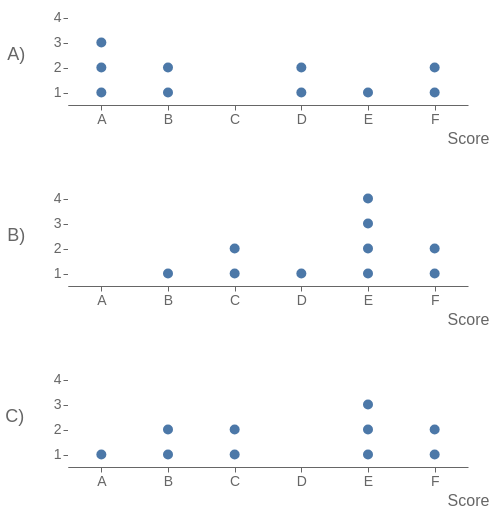

Write the Vega-Lite specification saved for this chart.
### Vega-Lite specification from a JSON file in a GitHub repository (floating-point values rounded to 4 significant figures)
{"config": {"text": {"color": "#666", "fontSize": 14}, "title": {"font": "Arial, sans-serif", "anchor": "start", "titleFontWeight": "bold", "labelFontWeight": "normal", "fontSize": 30, "titleFontSize": 14, "labelFontSize": 14, "color": "#333", "titleColor": "#333", "labelColor": "#666", "tickColor": "#666", "domainColor": "#666", "subtitleColor": "#666", "subtitleFontSize": 14}, "header": {"titleFontSize": 18, "labelFontSize": 18, "color": "#666", "titleColor": "#666", "labelColor": "#666", "fontWeight": "normal", "titleFontWeight": "normal", "labelFontWeight": "normal"}, "view": {"height": 800, "width": 800, "strokeWidth": 0, "fill": "white"}, "axis": {"domain": true, "domainColor": "#666", "domainWidth": 1, "gridWidth": 1, "labelAngle": 0, "tickSize": 5, "gridCap": "round", "gridDash": [2, 4], "fontWeight": "normal", "titleFontWeight": "normal", "labelFontWeight": "normal", "fontSize": 30, "titleFontSize": 16, "labelFontSize": 14, "color": "#666", "titleColor": "#666", "labelColor": "#666", "tickColor": "#666"}, "axisX": {"titleAnchor": "end", "titleAlign": "center"}, "axisY": {"titleAnchor": "end", "titleAngle": 0, "titleAlign": "center", "titleY": -15, "titleX": 0}, "legend": {"fontWeight": "normal", "titleFontWeight": "normal", "labelFontWeight": "normal", "fontSize": 30, "titleFontSize": 16, "labelFontSize": 14, "color": "#666", "titleColor": "#666", "labelColor": "#666", "tickColor": "#666", "domainColor": "#666"}}, "data": {"name": "data-99095506d30757dae40a9e2bb51c0713"}, "mark": {"type": "circle", "opacity": 1, "size": 100}, "encoding": {"row": {"field": "z", "header": {"labelAngle": 0}, "spacing": 40, "title": null, "type": "nominal"}, "x": {"field": "score", "scale": {"domain": ["A", "B", "C", "D", "E", "F"]}, "title": "Score", "type": "nominal"}, "y": {"field": "id", "sort": "descending", "title": null, "type": "nominal"}}, "height": 100, "resolve": {"scale": {"x": "independent"}}, "transform": [{"window": [{"op": "rank", "field": "", "as": "id"}], "groupby": ["score", "z"]}], "width": 400, "$schema": "https://vega.github.io/schema/vega-lite/v5.20.1.json", "datasets": {"data-99095506d30757dae40a9e2bb51c0713": [{"name": "Johanna Adams", "score": "F", "z": "A)"}, {"name": "Jörgen Wittig", "score": "D", "z": "A)"}, {"name": "Metin Kohl", "score": "E", "z": "A)"}, {"name": "Ekkehard Haupt", "score": "A", "z": "A)"}, {"name": "Eckhardt Behnke", "score": "B", "z": "A)"}, {"name": "Jolanta Schlichting", "score": "D", "z": "A)"}, {"name": "Heinrich Hartwig", "score": "F", "z": "A)"}, {"name": "Gusti Braun", "score": "A", "z": "A)"}, {"name": "Paul-Gerhard Johann", "score": "A", "z": "A)"}, {"name": "Kunigunde Haberland", "score": "B", "z": "A)"}, {"name": "Karl-Werner Eberlein", "score": "E", "z": "B)"}, {"name": "Jelena Schreyer", "score": "F", "z": "B)"}, {"name": "Polina Michl", "score": "E", "z": "B)"}, {"name": "Krystyna Herzig", "score": "B", "z": "B)"}, {"name": "Patrick Stiefel", "score": "C", "z": "B)"}, {"name": "Alexandre Golz", "score": "E", "z": "B)"}, {"name": "Katrin Laue", "score": "F", "z": "B)"}, {"name": "Francis Ulbrich", "score": "C", "z": "B)"}, {"name": "Dina Schult", "score": "E", "z": "B)"}, {"name": "Albrecht Scheele", "score": "D", "z": "B)"}, {"name": "Hansjürgen Daum", "score": "E", "z": "C)"}, {"name": "Jessica Duwe", "score": "C", "z": "C)"}, {"name": "Evelyn Scheu", "score": "E", "z": "C)"}, {"name": "Monica Rist", "score": "F", "z": "C)"}, {"name": "Zdravko Droste", "score": "C", "z": "C)"}, {"name": "Roger Stoffel", "score": "E", "z": "C)"}, {"name": "Sybille Bluhm", "score": "B", "z": "C)"}, {"name": "Margrit Kissel", "score": "B", "z": "C)"}, {"name": "Dora Keil", "score": "A", "z": "C)"}, {"name": "Susan Metzler", "score": "F", "z": "C)"}]}}
